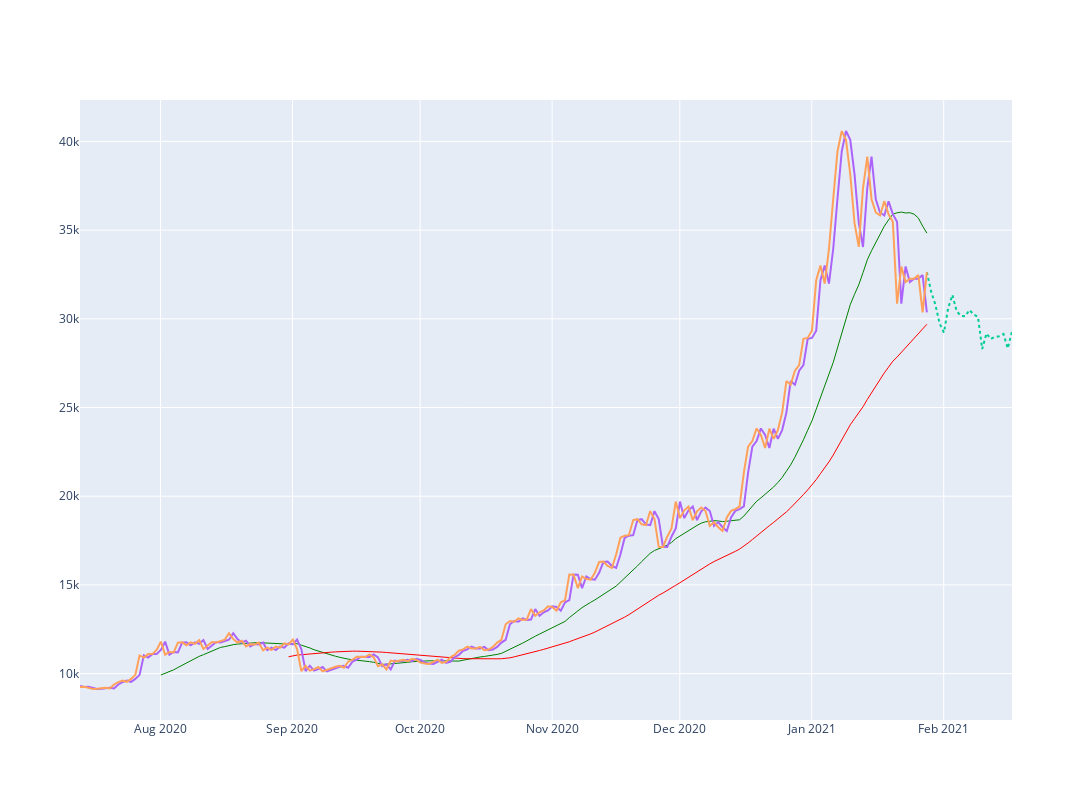

Source (notebook cell):
### Code cell
chart.update_layout(
    autosize=True,
    width=1300,
    height=800,
)
chart

### Figure 1 — Plotly figure (JSON) as saved in the notebook; plotly's stock layout.template omitted (floating-point values rounded to 4 significant figures; data arrays with more than 128 entries replaced by an {"elided": "..."} marker saying what was removed)
{"data": [{"line": {"color": "green", "width": 1}, "name": "20 MA", "type": "scatter", "visible": true, "x": {"elided": "220 str values"}, "y": {"elided": "220 float values"}}, {"line": {"color": "red", "width": 1}, "name": "50 MA", "type": "scatter", "visible": true, "x": {"elided": "220 str values"}, "y": {"elided": "220 float values"}}, {"line": {"dash": "dot"}, "mode": "lines", "name": "COMPOUND", "type": "scatter", "visible": true, "x": {"elided": "220 str values"}, "y": {"elided": "220 float values"}}, {"mode": "lines", "name": "Open", "type": "scatter", "visible": true, "x": {"elided": "220 str values"}, "y": {"elided": "220 float values"}}, {"mode": "lines", "name": "Close", "type": "scatter", "visible": true, "x": {"elided": "220 str values"}, "y": {"elided": "220 float values"}}], "layout": {"autosize": true, "dragmode": "pan", "height": 800, "showlegend": false, "width": 1300, "xaxis": {"autorange": true, "range": ["2020-07-13 02:00", "2021-02-17 01:00"], "rangeslider": {"visible": false, "yaxis": {}}, "type": "date"}, "yaxis": {"autorange": true, "range": [7386.0, 42330.0], "type": "linear"}}}
